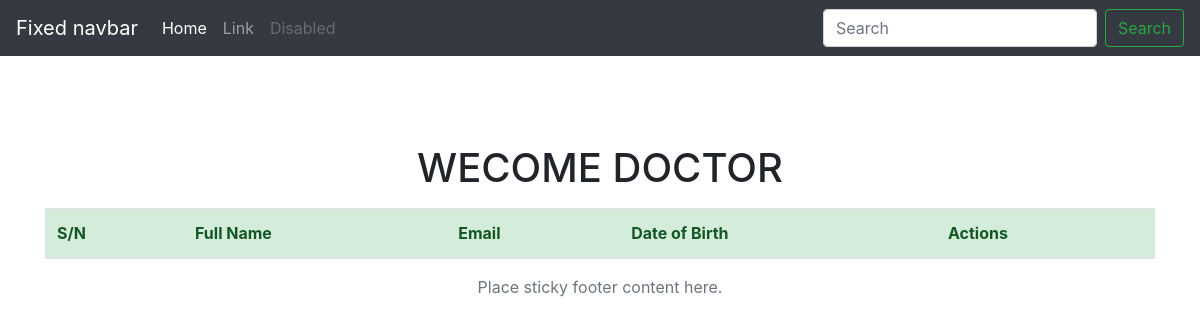
Page /neurology.php on the earlier database version.
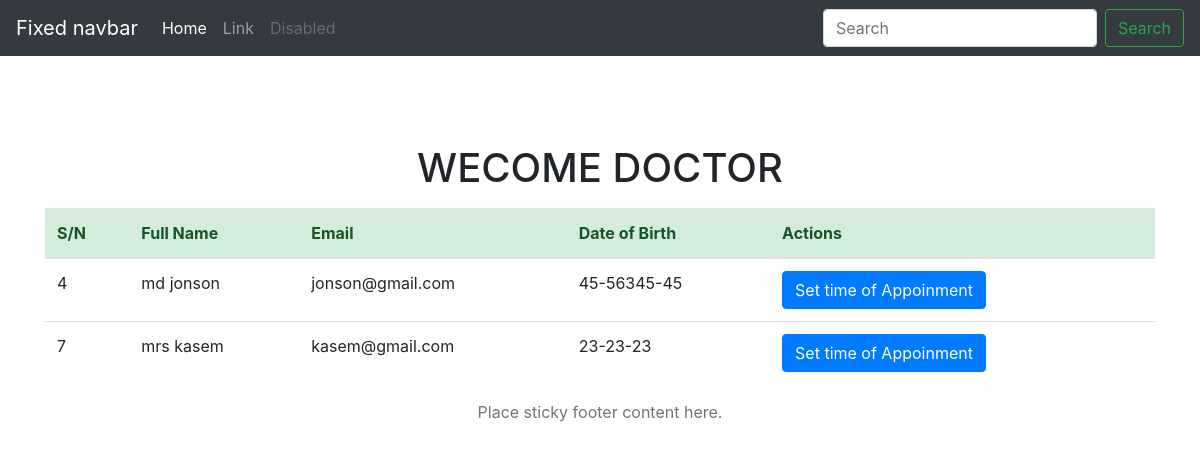
Same page on the later database version.
### tables this page shows
CREATE TABLE `patient` (
  `id` int(11) NOT NULL,
  `name` varchar(100) NOT NULL,
  `email` varchar(100) NOT NULL,
  `phone` varchar(100) NOT NULL,
  `gender` varchar(12) NOT NULL,
  `catagory` varchar(100) NOT NULL,
  `date` varchar(100) NOT NULL,
  `comment` varchar(100) NOT NULL,
  `meeting date` varchar(60) NOT NULL,
  `meeting time` varchar(60) NOT NULL
);

### neurology.php (the view, shortened to what this page needs)
<?php
 require_once('database.php');
?>
<!doctype html>
<html lang="en">
  <head>
    <link rel="stylesheet" href="https://stackpath.bootstrapcdn.com/bootstrap/4.1.2/css/bootstrap.min.css">
  </head>
  <body>
    <header>
      <nav class="navbar navbar-expand-md navbar-dark fixed-top bg-dark">
        <a class="navbar-brand" href="#">Fixed navbar</a>
        <div class="collapse navbar-collapse" id="navbarCollapse">
          <ul class="navbar-nav mr-auto">
            <li class="nav-item active">
              <a class="nav-link" href="#">Home <span class="sr-only">(current)</span></a>
            </li>
            <li class="nav-item">
              <a class="nav-link" href="#">Link</a>
            </li>
            <li class="nav-item">
              <a class="nav-link disabled" href="#">Disabled</a>
            </li>
          </ul>
          <form class="form-inline mt-2 mt-md-0">
            <input class="form-control mr-sm-2" type="text" placeholder="Search" aria-label="Search">
            <button class="btn btn-outline-success my-2 my-sm-0" type="submit">Search</button>
          </form>
        </div>
      </nav>
    </header>
    <center>
    <br />
    <br />
    <br />
    <br />
    <main role="main" class="container">
      <h1 class="mt-5">WECOME DOCTOR <?php echo $_SESSION['doctorname'];  ?></h1>
      <p class="lead">
            <div class="my-table">
<table class="table">
  <thead >
    <tr class="alert-success">
      <th scope="col">S/N</th>
      <th scope="col">Full Name</th>
      <th scope="col">Email</th>
      <th scope="col">Date of Birth</th>
      <th scope="col">Actions</th>
    </tr>
  </thead>
  <tbody>
    <?php
$read_quary = mysqli_query($conn,"SELECT * FROM patient WHERE catagory='neurology';");
while ($rows = mysqli_fetch_assoc($read_quary)) {
?>
<tr>
  <td><?php echo $rows['id'] ?></td>
  <td><?php echo $rows['name']?></td>
  <td><?php echo $rows['email'] ?></td>
  <td><?php echo $rows['phone'] ?></td>
  <td>
    <a href="update.php?update=<?php echo $rows['id'];?>" class="btn btn-primary">Set time of Appoinment</a>
  </td>
</tr>
<?php } ?>
  </tbody>
</table>
</div>
      </p>
    </main>
    <footer class="footer">
      <div class="container">
        <span class="text-muted">Place sticky footer content here.</span>
      </div>
    </footer>
    </center>
  </body>
</html>

Differences in the rows shown:
added patient: id "4", name "md jonson", email "jonson@gmail.com", phone "45-56345-45"
added patient: id "7", name "mrs kasem", email "kasem@gmail.com", phone "23-23-23"
